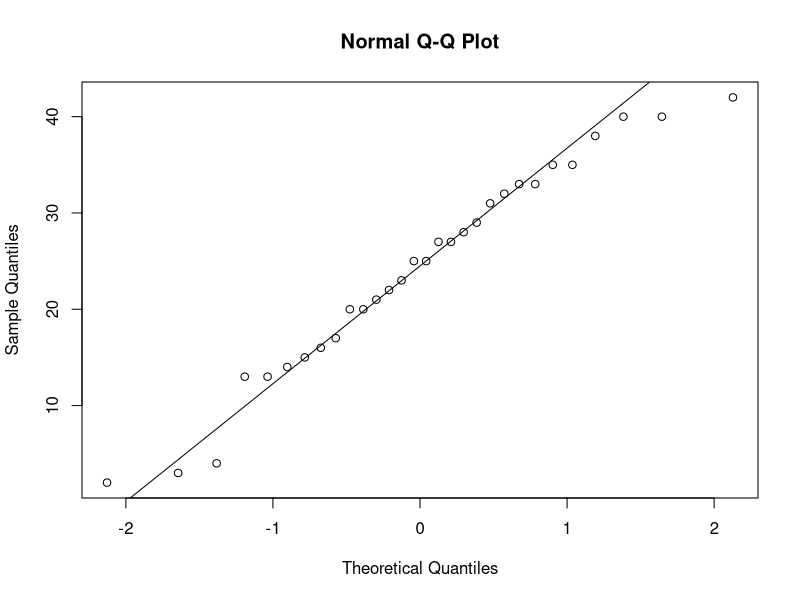
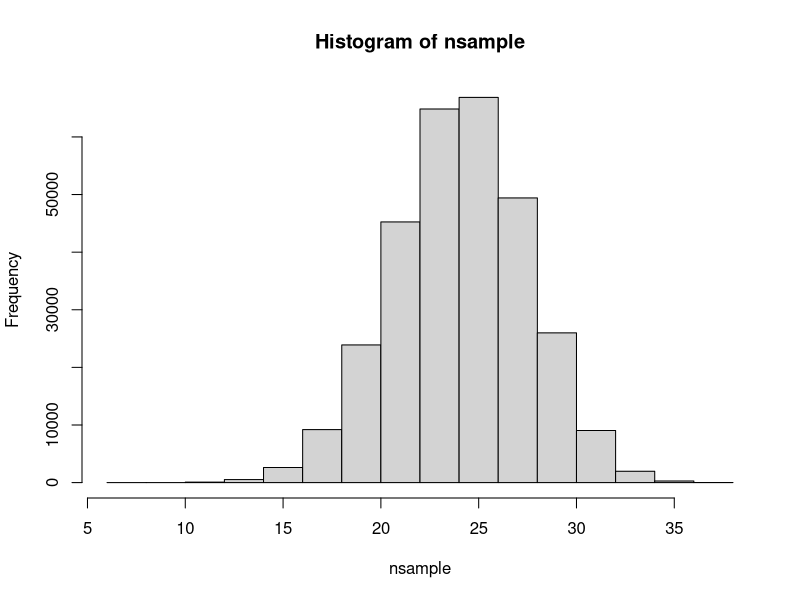
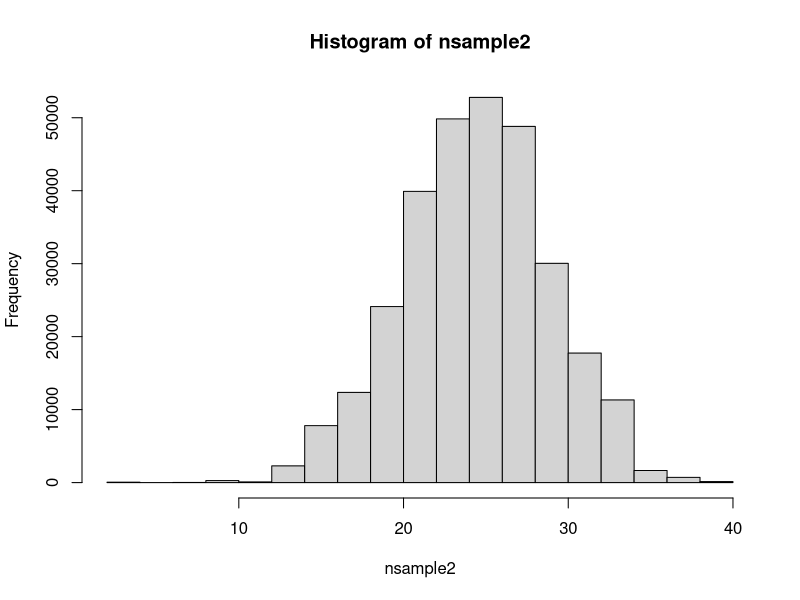

These charts were generated, in order, by the following R code:
Iq=c(2,4,3,23,25,27,28,13,15,16,20,14,35,33,32,21,35,40,42,22,33,13,17,20,25,29,27,40,38,31)
population_mean=mean(Iq)
population_variance=var(Iq)
length_IQ=length(Iq)
population_sd=sd(Iq)

# checking normality
qqnorm(Iq)
qqline(Iq)

# point estimation
set.seed(1246)
x=sample(Iq,10,replace = TRUE)
p_mean=mean(x)
p_sd=sd(x)

z=abs(qnorm(0.025,0,1))
# Interval estimation
lower=p_mean-z*p_sd/sqrt(10)
upper=p_mean+z*p_sd/sqrt(10)
# 95% confidence interval for population mean(13.56 ,29.63)

# sampling distribution mean
choose(30,10)
nsample=rep(0,300000)
for (i in 1:300000) {
  nsample[i]=mean(sample(Iq,10,replace = TRUE))
}
hist(nsample)
nsam_mean=mean(nsample)
bias=mean(nsample)-mean(Iq)
bias

#sample distribution for medium
nsample2=rep(0,300000)
for (i in 1:300000) {
  nsample2[i]=median(sample(Iq,10,replace = TRUE))
}
hist(nsample2)
nsam2_median=median(nsample2)
bias=mean(nsample2)-mean(Iq)
bias

# efficiency check 
L1=length(nsample)
V1=sum((nsample-population_mean)^2)/L1

L2=length(nsample2)
V2=sum((nsample2-population_mean)^2)/L2

# V1 is smaller than V2 so V1 is more efficient